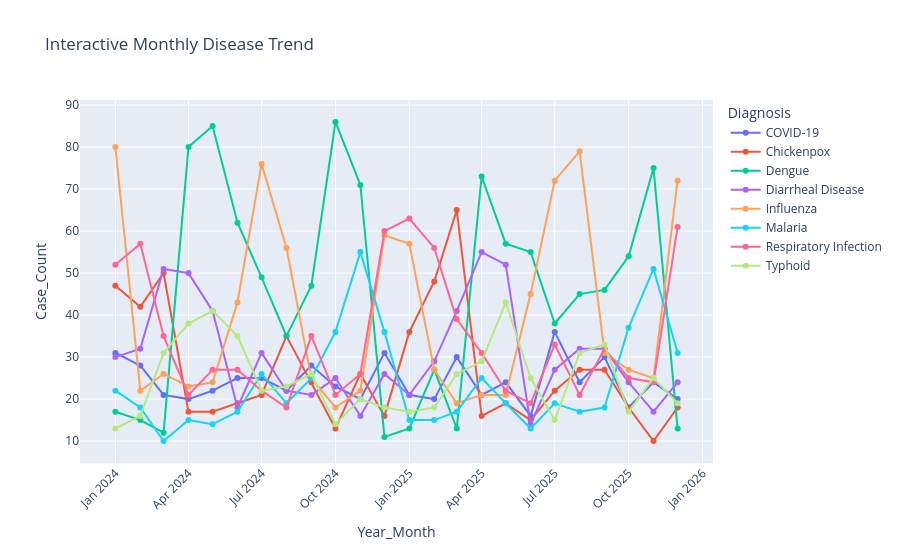

Notebook code for this chart:
### Markdown cell above
## Step 8: Interactive Visualization (Plotly)
An interactive line chart — hover over points to see exact numbers. Useful for the dashboard.

### Code cell
fig = px.line(monthly_trend, x='Year_Month', y='Case_Count', color='Diagnosis',
              title='Interactive Monthly Disease Trend', markers=True)
fig.update_layout(xaxis_tickangle=-45, height=550)
fig.write_html("charts/interactive_monthly_trend.html")
fig.show()

### Figure 1 — Plotly figure (JSON) as saved in the notebook; plotly's stock layout.template omitted (floating-point values rounded to 4 significant figures)
{"data": [{"hovertemplate": "Diagnosis=COVID-19<br>Year_Month=%{x}<br>Case_Count=%{y}<extra></extra>", "legendgroup": "COVID-19", "line": {"color": "#636efa", "dash": "solid"}, "marker": {"symbol": "circle"}, "mode": "lines+markers", "name": "COVID-19", "orientation": "v", "showlegend": true, "type": "scatter", "x": ["2024-01", "2024-02", "2024-03", "2024-04", "2024-05", "2024-06", "2024-07", "2024-08", "2024-09", "2024-10", "2024-11", "2024-12", "2025-01", "2025-02", "2025-03", "2025-04", "2025-05", "2025-06", "2025-07", "2025-08", "2025-09", "2025-10", "2025-11", "2025-12"], "xaxis": "x", "y": [31, 28, 21, 20, 22, 25, 25, 22, 28, 23, 20, 31, 21, 20, 30, 21, 24, 16, 36, 24, 30, 18, 24, 20], "yaxis": "y"}, {"hovertemplate": "Diagnosis=Chickenpox<br>Year_Month=%{x}<br>Case_Count=%{y}<extra></extra>", "legendgroup": "Chickenpox", "line": {"color": "#EF553B", "dash": "solid"}, "marker": {"symbol": "circle"}, "mode": "lines+markers", "name": "Chickenpox", "orientation": "v", "showlegend": true, "type": "scatter", "x": ["2024-01", "2024-02", "2024-03", "2024-04", "2024-05", "2024-06", "2024-07", "2024-08", "2024-09", "2024-10", "2024-11", "2024-12", "2025-01", "2025-02", "2025-03", "2025-04", "2025-05", "2025-06", "2025-07", "2025-08", "2025-09", "2025-10", "2025-11", "2025-12"], "xaxis": "x", "y": [47, 42, 50, 17, 17, 19, 21, 35, 24, 13, 26, 16, 36, 48, 65, 16, 19, 15, 22, 27, 27, 18, 10, 18], "yaxis": "y"}, {"hovertemplate": "Diagnosis=Dengue<br>Year_Month=%{x}<br>Case_Count=%{y}<extra></extra>", "legendgroup": "Dengue", "line": {"color": "#00cc96", "dash": "solid"}, "marker": {"symbol": "circle"}, "mode": "lines+markers", "name": "Dengue", "orientation": "v", "showlegend": true, "type": "scatter", "x": ["2024-01", "2024-02", "2024-03", "2024-04", "2024-05", "2024-06", "2024-07", "2024-08", "2024-09", "2024-10", "2024-11", "2024-12", "2025-01", "2025-02", "2025-03", "2025-04", "2025-05", "2025-06", "2025-07", "2025-08", "2025-09", "2025-10", "2025-11", "2025-12"], "xaxis": "x", "y": [17, 15, 12, 80, 85, 62, 49, 35, 47, 86, 71, 11, 13, 27, 13, 73, 57, 55, 38, 45, 46, 54, 75, 13], "yaxis": "y"}, {"hovertemplate": "Diagnosis=Diarrheal Disease<br>Year_Month=%{x}<br>Case_Count=%{y}<extra></extra>", "legendgroup": "Diarrheal Disease", "line": {"color": "#ab63fa", "dash": "solid"}, "marker": {"symbol": "circle"}, "mode": "lines+markers", "name": "Diarrheal Disease", "orientation": "v", "showlegend": true, "type": "scatter", "x": ["2024-01", "2024-02", "2024-03", "2024-04", "2024-05", "2024-06", "2024-07", "2024-08", "2024-09", "2024-10", "2024-11", "2024-12", "2025-01", "2025-02", "2025-03", "2025-04", "2025-05", "2025-06", "2025-07", "2025-08", "2025-09", "2025-10", "2025-11", "2025-12"], "xaxis": "x", "y": [30, 32, 51, 50, 41, 18, 31, 22, 21, 25, 16, 26, 21, 29, 41, 55, 52, 14, 27, 32, 32, 24, 17, 24], "yaxis": "y"}, {"hovertemplate": "Diagnosis=Influenza<br>Year_Month=%{x}<br>Case_Count=%{y}<extra></extra>", "legendgroup": "Influenza", "line": {"color": "#FFA15A", "dash": "solid"}, "marker": {"symbol": "circle"}, "mode": "lines+markers", "name": "Influenza", "orientation": "v", "showlegend": true, "type": "scatter", "x": ["2024-01", "2024-02", "2024-03", "2024-04", "2024-05", "2024-06", "2024-07", "2024-08", "2024-09", "2024-10", "2024-11", "2024-12", "2025-01", "2025-02", "2025-03", "2025-04", "2025-05", "2025-06", "2025-07", "2025-08", "2025-09", "2025-10", "2025-11", "2025-12"], "xaxis": "x", "y": [80, 22, 26, 23, 24, 43, 76, 56, 25, 18, 22, 59, 57, 27, 19, 21, 21, 45, 72, 79, 31, 27, 25, 72], "yaxis": "y"}, {"hovertemplate": "Diagnosis=Malaria<br>Year_Month=%{x}<br>Case_Count=%{y}<extra></extra>", "legendgroup": "Malaria", "line": {"color": "#19d3f3", "dash": "solid"}, "marker": {"symbol": "circle"}, "mode": "lines+markers", "name": "Malaria", "orientation": "v", "showlegend": true, "type": "scatter", "x": ["2024-01", "2024-02", "2024-03", "2024-04", "2024-05", "2024-06", "2024-07", "2024-08", "2024-09", "2024-10", "2024-11", "2024-12", "2025-01", "2025-02", "2025-03", "2025-04", "2025-05", "2025-06", "2025-07", "2025-08", "2025-09", "2025-10", "2025-11", "2025-12"], "xaxis": "x", "y": [22, 18, 10, 15, 14, 17, 26, 19, 25, 36, 55, 36, 15, 15, 17, 25, 19, 13, 19, 17, 18, 37, 51, 31], "yaxis": "y"}, {"hovertemplate": "Diagnosis=Respiratory Infection<br>Year_Month=%{x}<br>Case_Count=%{y}<extra></extra>", "legendgroup": "Respiratory Infection", "line": {"color": "#FF6692", "dash": "solid"}, "marker": {"symbol": "circle"}, "mode": "lines+markers", "name": "Respiratory Infection", "orientation": "v", "showlegend": true, "type": "scatter", "x": ["2024-01", "2024-02", "2024-03", "2024-04", "2024-05", "2024-06", "2024-07", "2024-08", "2024-09", "2024-10", "2024-11", "2024-12", "2025-01", "2025-02", "2025-03", "2025-04", "2025-05", "2025-06", "2025-07", "2025-08", "2025-09", "2025-10", "2025-11", "2025-12"], "xaxis": "x", "y": [52, 57, 35, 21, 27, 27, 22, 18, 35, 21, 26, 60, 63, 56, 39, 31, 22, 19, 33, 21, 32, 25, 24, 61], "yaxis": "y"}, {"hovertemplate": "Diagnosis=Typhoid<br>Year_Month=%{x}<br>Case_Count=%{y}<extra></extra>", "legendgroup": "Typhoid", "line": {"color": "#B6E880", "dash": "solid"}, "marker": {"symbol": "circle"}, "mode": "lines+markers", "name": "Typhoid", "orientation": "v", "showlegend": true, "type": "scatter", "x": ["2024-01", "2024-02", "2024-03", "2024-04", "2024-05", "2024-06", "2024-07", "2024-08", "2024-09", "2024-10", "2024-11", "2024-12", "2025-01", "2025-02", "2025-03", "2025-04", "2025-05", "2025-06", "2025-07", "2025-08", "2025-09", "2025-10", "2025-11", "2025-12"], "xaxis": "x", "y": [13, 16, 31, 38, 41, 35, 22, 23, 26, 14, 20, 18, 17, 18, 26, 29, 43, 25, 15, 31, 33, 17, 25, 19], "yaxis": "y"}], "layout": {"height": 550, "legend": {"title": {"text": "Diagnosis"}, "tracegroupgap": 0}, "title": {"text": "Interactive Monthly Disease Trend"}, "xaxis": {"anchor": "y", "domain": [0, 1], "tickangle": -45, "title": {"text": "Year_Month"}}, "yaxis": {"anchor": "x", "domain": [0, 1], "title": {"text": "Case_Count"}}}}
